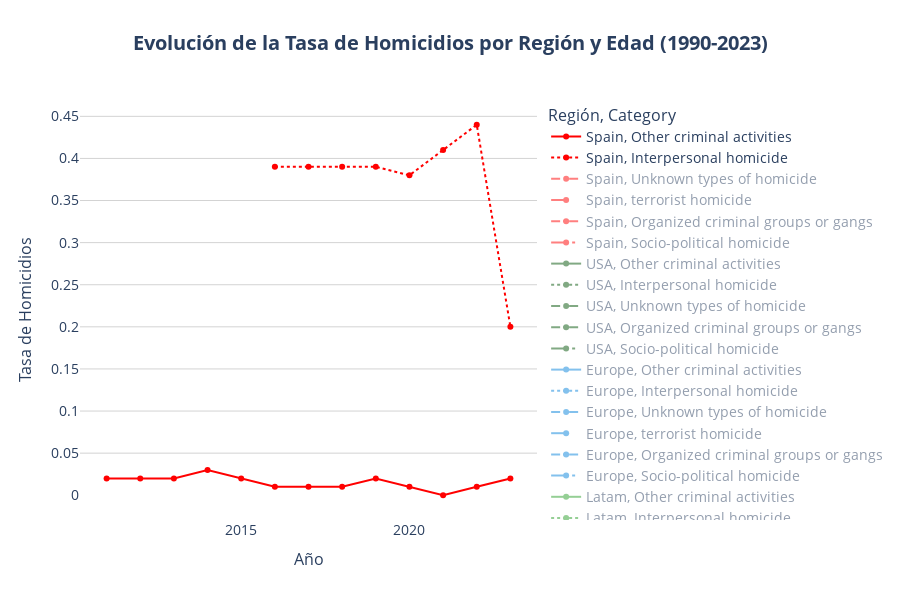

Notebook source saved alongside this figure:
### Code cell
time_series_plot(
    df = df_time_series['country'],
    x='Year',
    y='homicides_rate',
    line_group='Country',
    line_dash='Category',
    color='Region_2',
    default_visible_name=['Spain, Interpersonal homicide', 'Spain, Other criminal activities'],
    title='Evolución de la Tasa de Homicidios por Región y Edad (1990-2023)',
    hover_data=HOVER_DATA['time_series_country'],
    labels=LABELS['time_series'],
    hovertemplate=HOVER_TEMPLATES['time_series_country'],
    color_discrete_map=COLOR_MAP['Region_2'],
    category_orders=CATEGORY_ORDERS,
    plot_save_path=os.path.join(PROJECT_PATH, 'plots', PLOT_FILENAME['time_series']),
    show=True
)
